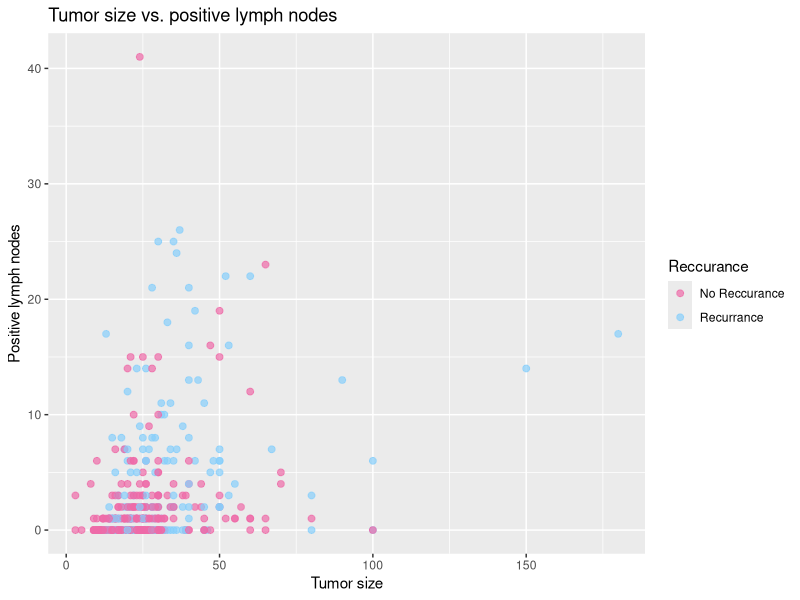
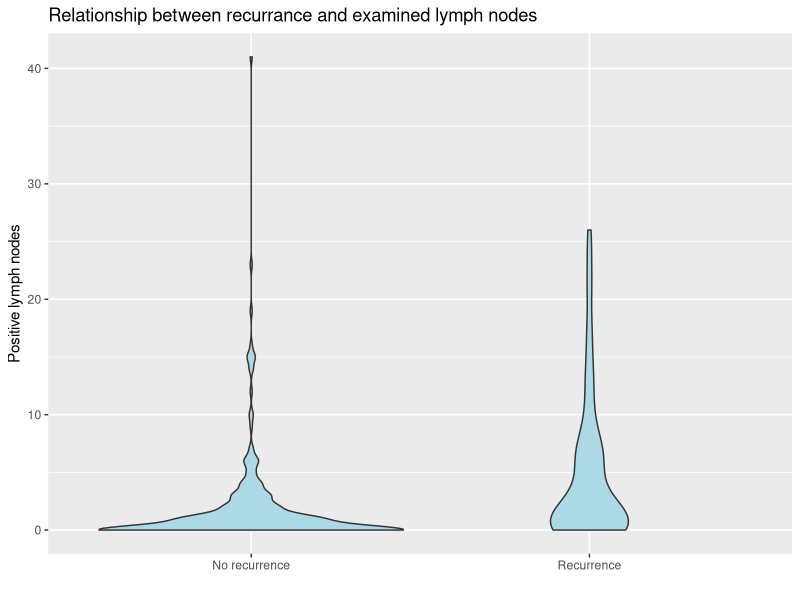
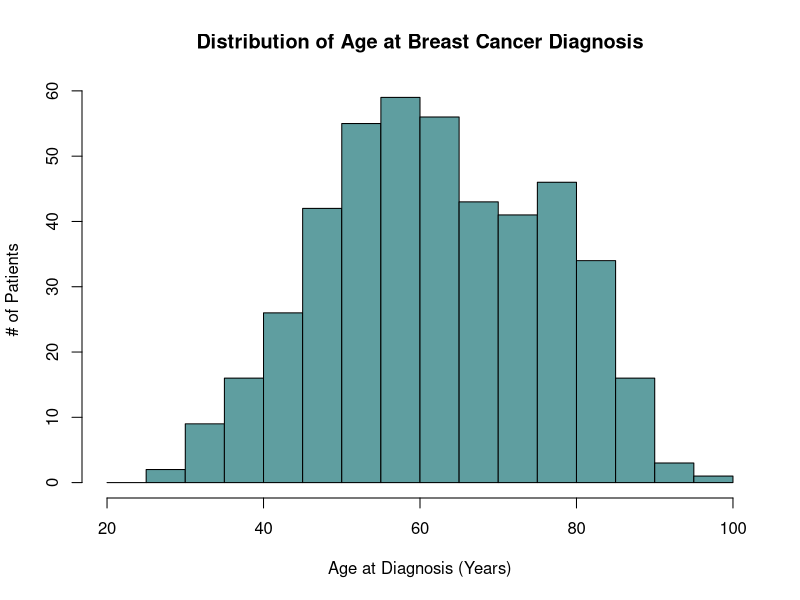
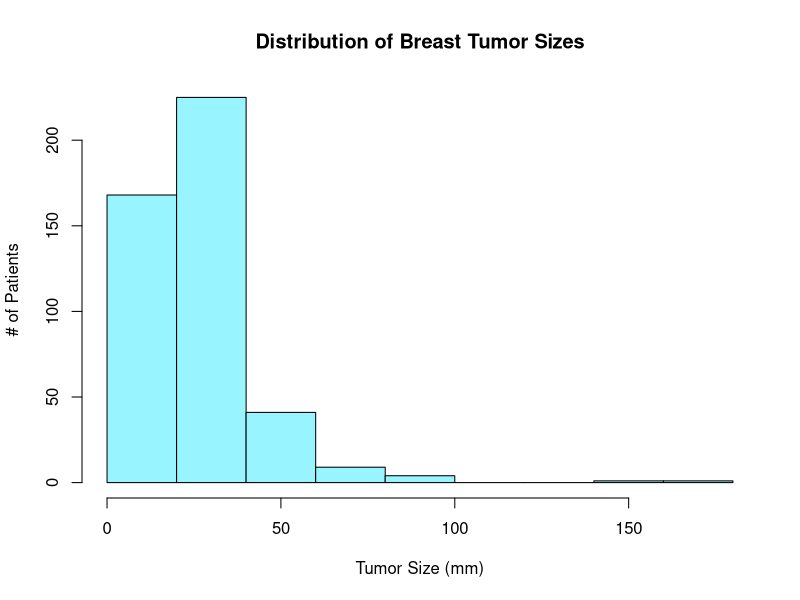
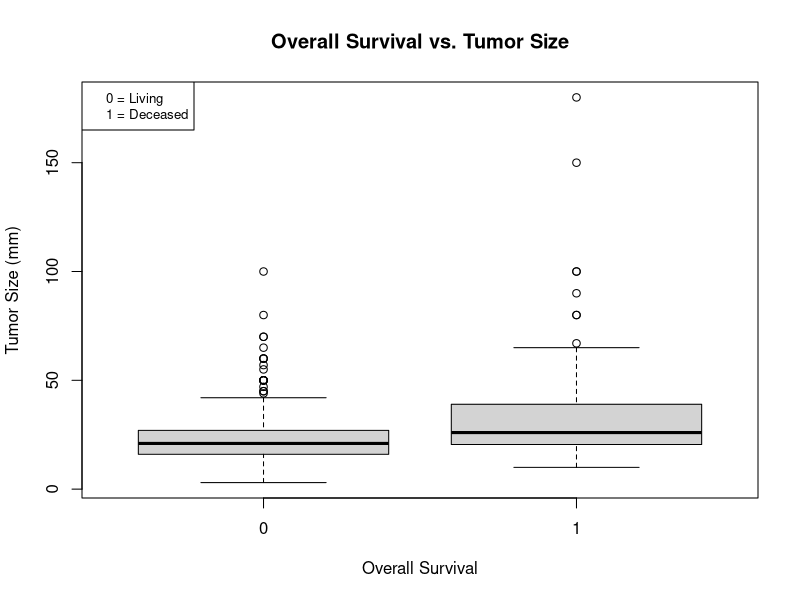
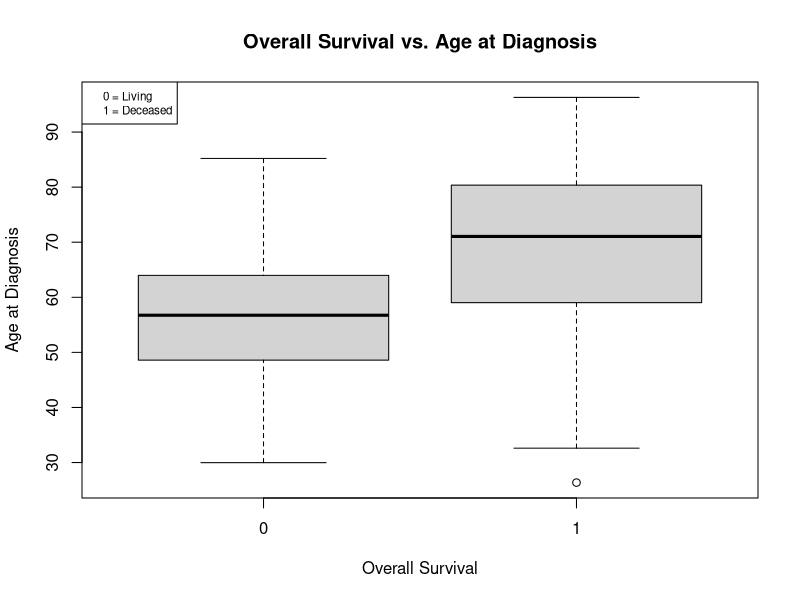

The R script that drew these images, in order:
## ---- chunk 1

library(tidyverse)
cleaned_df <- read_csv("cleaned_clinical_data.csv") %>%
  mutate(Reccurance = factor(RFS_BOOL, levels = c(0,1),
                             labels = c("No Reccurance", "Recurrance")))

ggplot(cleaned_df, aes(TUMOR_SIZE, LYMPH_NODES_EXAMINED_POSITIVE, color = Reccurance)) +
  geom_point(size = 2, alpha = 0.7) + scale_color_manual(values = c("hotpink2", "lightskyblue")) +
  labs(title = "Tumor size vs. positive lymph nodes",
       x = "Tumor size",
       y = "Positive lymph nodes")


## ---- chunk 2

ggplot(cleaned_df, aes(x = factor(RFS_BOOL, labels = c("No recurrence", "Recurrence")),
                       y = LYMPH_NODES_EXAMINED_POSITIVE)) +
  geom_violin(fill = "lightblue") +
  labs(title = "Relationship between recurrance and examined lymph nodes", x = "", y = "Positive lymph nodes")
## ---- chunk 3
# histograms

hist(cleaned_df$AGE_AT_DIAGNOSIS, main = "Distribution of Age at Breast Cancer Diagnosis", xlab = "Age at Diagnosis (Years)", ylab = "# of Patients", breaks = seq(20,100, by = 5), col = "cadetblue")

hist(cleaned_df$TUMOR_SIZE, main = "Distribution of Breast Tumor Sizes", xlab = "Tumor Size (mm)", ylab = "# of Patients", col = "cadetblue1")
## ---- chunk 4
boxplot(TUMOR_SIZE ~ OS_BOOL, 
        data = cleaned_df,
        main = "Overall Survival vs. Tumor Size",
        xlab = "Overall Survival",
        ylab = "Tumor Size (mm)")
legend("topleft", c("0 = Living", "1 = Deceased"), cex = 0.8)
## ---- chunk 5
boxplot(AGE_AT_DIAGNOSIS ~ OS_BOOL, 
        data = cleaned_df,
        main = "Overall Survival vs. Age at Diagnosis",
        xlab = "Overall Survival",
        ylab = "Age at Diagnosis")
legend("topleft", c("0 = Living", "1 = Deceased"), cex = 0.7)
